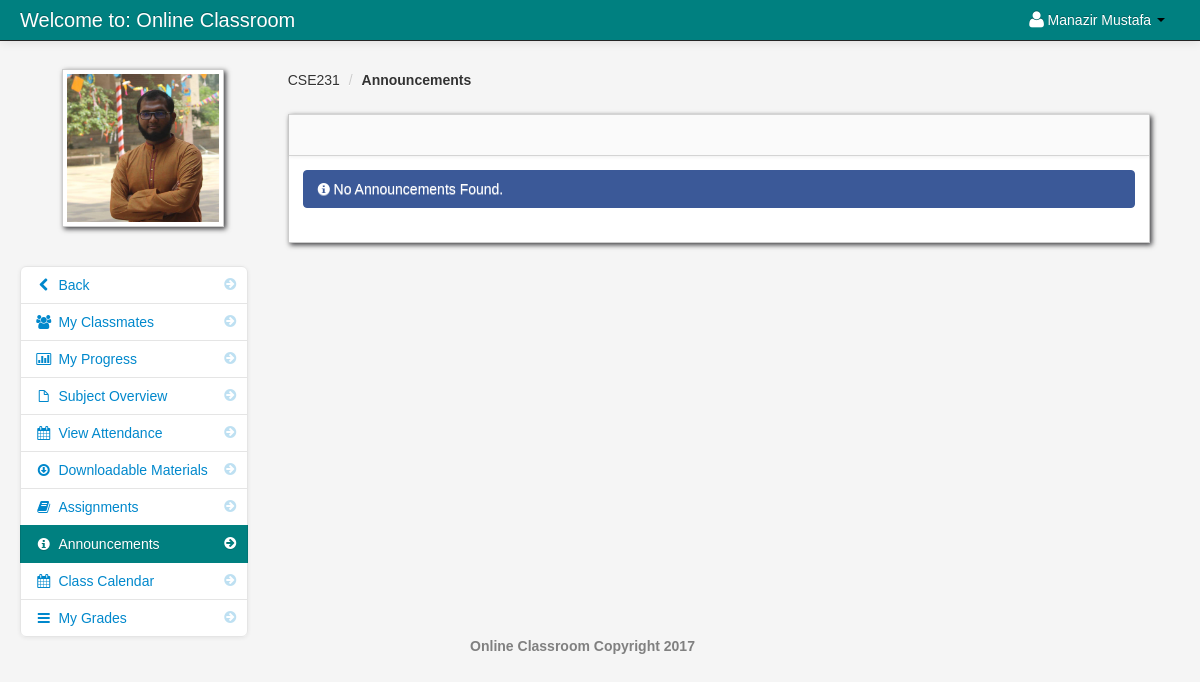
The page /announcements_student.php?id=21 (signed in) on the database its author committed.
### tables this page shows
CREATE TABLE `student` (
  `student_id` int(11) NOT NULL,
  `firstname` varchar(100) NOT NULL,
  `lastname` varchar(100) NOT NULL,
  `class_id` int(11) NOT NULL,
  `username` varchar(100) NOT NULL,
  `password` varchar(100) NOT NULL,
  `email` varchar(100) NOT NULL,
  `contact_number` int(12) NOT NULL,
  `location` varchar(100) NOT NULL,
  `status` varchar(100) NOT NULL
);

CREATE TABLE `teacher_class` (
  `teacher_class_id` int(11) NOT NULL,
  `teacher_id` int(11) NOT NULL,
  `class_id` int(11) NOT NULL,
  `semester` varchar(100) NOT NULL,
  `thumbnails` varchar(100) NOT NULL,
  `school_year` varchar(100) NOT NULL,
  `class_title` varchar(100) NOT NULL,
  `description` longtext NOT NULL,
  `Credit` int(11) NOT NULL,
  `Pre_req` varchar(100) NOT NULL
);

CREATE TABLE `class` (
  `class_id` int(11) NOT NULL,
  `class_name` varchar(100) NOT NULL
);

### session.php (called while the page is built, shortened)
<?php
$session_id=$_SESSION['id'];
?>

### announcements_student.php (the view, shortened to what this page needs)
<?php include('header_dashboard.php'); ?>
<?php include('session.php'); ?>
<?php $get_id = $_GET['id']; ?>
    <body>
		<?php include('navbar_student.php'); ?>
        <div class="container-fluid">
            <div class="row-fluid">
				<?php include('annoucement_link_student.php'); ?>
                <div class="span9" id="content">
                     <div class="row-fluid">
										<?php $class_query = mysql_query("select * from teacher_class
										LEFT JOIN class ON class.class_id = teacher_class.class_id
										where teacher_class_id = '$get_id'")or die(mysql_error());
										$class_row = mysql_fetch_array($class_query);
										?>
					     <ul class="breadcrumb">
							<li><a href="#"><?php echo $class_row['class_name']; ?></a> <span class="divider">/</span></li>
							<li><a href="#"><b>Announcements</b></a></li>
						</ul>
                        <div id="block_bg" class="block">
                            <div class="navbar navbar-inner block-header">
                            </div>
                            <div class="block-content collapse in">
                                <div class="span12">
								 <?php
								 $query_announcement = mysql_query("select * from teacher_class_announcements
																	where  teacher_class_id = '$get_id' order by date DESC
																	")or die(mysql_error());
								$count = mysql_num_rows($query_announcement);
								if ($count > 0){
								 while($row = mysql_fetch_array($query_announcement)){
								 $id = $row['teacher_class_announcements_id'];
								 ?>
											<div class="post"  id="del<?php echo $id; ?>">
											<?php echo $row['content']; ?>
											<hr>
											<strong><i class="icon-calendar"></i> <?php echo $row['date']; ?></strong>
											</div>
								<?php }}else{ ?>
								<div class="alert alert-info"><i class="icon-info-sign"></i> No Announcements Found.</div>
								<?php } ?>
                                </div>
                            </div>
                        </div>
                    </div>
                </div>
                </div>
            </div>
		<?php include('footer.php'); ?>
		<?php include('script.php'); ?>
    </body>
</html>

### navbar_student.php (shortened to what this page needs)
<div class="navbar navbar-fixed-top navbar-inverse">
        <div class="navbar-inner">
            <div class="container-fluid">
                <a class="brand" href="dashboard_student.php">Welcome to: Online Classroom</a>
					<div class="nav-collapse collapse">
						<ul class="nav pull-right">
							<?php $query= mysql_query("select * from student where student_id = '$session_id'")or die(mysql_error());
									$row = mysql_fetch_array($query);
							?>
							<li class="dropdown">
								<a href="#" role="button" class="dropdown-toggle" data-toggle="dropdown"> <i class="icon-user icon-large"></i><?php echo $row['firstname']." ".$row['lastname'];  ?> <i class="caret"></i></a>
							</li>
						</ul>
					</div>
            </div>
        </div>
</div>

### annoucement_link_student.php
<div class="span3" id="sidebar">
	<img id="avatar" src="admin/<?php echo $row['location']; ?>" class="img-polaroid">
		<ul class="nav nav-list bs-docs-sidenav nav-collapse collapse">
				<li class=""><a href="dashboard_student.php"><i class="icon-chevron-right"></i><i class="icon-chevron-left"></i>&nbsp;Back</a></li>
				<li class=""><a href="my_classmates.php<?php echo '?id='.$get_id; ?>"><i class="icon-chevron-right"></i><i class="icon-group"></i>&nbsp;My Classmates</a></li>
				<li class=""><a href="progress.php<?php echo '?id='.$get_id; ?>"><i class="icon-chevron-right"></i><i class="icon-bar-chart"></i>&nbsp;My Progress</a></li>
				<li class=""><a href="subject_overview_student.php<?php echo '?id='.$get_id; ?>"><i class="icon-chevron-right"></i><i class="icon-file"></i>&nbsp;Subject Overview</a></li>
				<li class=""><a href="student_attendance.php<?php echo '?id='.$get_id; ?>"><i class="icon-chevron-right"></i><i class="icon-calendar"></i>&nbsp;View Attendance</a></li>
				<li class=""><a href="downloadable_student.php<?php echo '?id='.$get_id; ?>"><i class="icon-chevron-right"></i><i class="icon-download"></i>&nbsp;Downloadable Materials</a></li>
				<li class=""><a href="assignment_student.php<?php echo '?id='.$get_id; ?>"><i class="icon-chevron-right"></i><i class="icon-book"></i>&nbsp;Assignments</a></li>
				<li class="active"><a href="#"><i class="icon-chevron-right"></i><i class="icon-info-sign"></i>&nbsp;Announcements</a></li>
				<li class=""><a href="class_calendar_student.php<?php echo '?id='.$get_id; ?>"><i class="icon-chevron-right"></i><i class="icon-calendar"></i>&nbsp;Class Calendar</a></li>
				<?php $my_student = mysql_query("SELECT * FROM teacher_class_student where teacher_class_id = '$get_id' and student_id = '$session_id' ")or die(mysql_error());
						while($row = mysql_fetch_array($my_student)){
							$id = $row['teacher_class_student_id'];
						}
				?>
				<li class=""><a href="student_marks.php<?php echo '?id='.$id; ?>"><i class="icon-chevron-right"></i><i class="icon-reorder"></i>&nbsp;My Grades</a></li>
		</ul>
</div>

### admin/assets/styles.css (style rules this page uses)
body { padding-top: 60px; padding-bottom: 40px; background-color: #f5f5f5; }
#content { margin-left:0px; }
.breadcrumb { margin: 0 0 0px; padding: 10px 0px; background-color: transparent; }
.block { background: url("../images/pixel-60fff.png") repeat scroll 0 0 rgba(0, 0, 0, 0) !important; border: 1px solid #ccc; background: white; margin: 1em 0em; border-top: none; -webkit-box-shadow: 2px 2px 5px rgba(0, 0, 6, 0.75); -moz-box-shadow: 2px 2px 5px rgba(0, 0, 6, 0.75); box-shadow: 2px 2px 5px rgba(0, 0, 6, 0.75); }
.block-content { margin: 1em; min-height: .25em; }
.block-header { margin-bottom: 0px; border-right: none; border-left: none; -webkit-border-radius: 0px; -moz-border-radius: 0px; border-radius: 0px; }
.bs-docs-sidenav { max-width: 228px; margin: 30px 0 0; padding: 0; background-color: #fff; -webkit-border-radius: 6px; -moz-border-radius: 6px; border-radius: 6px; -webkit-box-shadow: 0 1px 4px rgba(0,0,0,.065); -moz-box-shadow: 0 1px 4px rgba(0,0,0,.065); box-shadow: 0 1px 4px rgba(0,0,0,.065); }
.bs-docs-sidenav > li > a { display: block; width: 190px \9; margin: 0 0 -1px; padding: 8px 14px; border: 1px solid #e5e5e5; }
.bs-docs-sidenav > li:first-child > a { -webkit-border-radius: 6px 6px 0 0; -moz-border-radius: 6px 6px 0 0; border-radius: 6px 6px 0 0; }
.bs-docs-sidenav > li:last-child > a { -webkit-border-radius: 0 0 6px 6px; -moz-border-radius: 0 0 6px 6px; border-radius: 0 0 6px 6px; }
.bs-docs-sidenav > .active > a { position: relative; z-index: 2; padding: 9px 15px; border: 0; text-shadow: 0 1px 0 rgba(0,0,0,.15); -webkit-box-shadow: inset 1px 0 0 rgba(0,0,0,.1), inset -1px 0 0 rgba(0,0,0,.1); -moz-box-shadow: inset 1px 0 0 rgba(0,0,0,.1), inset -1px 0 0 rgba(0,0,0,.1); box-shadow: inset 1px 0 0 rgba(0,0,0,.1), inset -1px 0 0 rgba(0,0,0,.1); }
.bs-docs-sidenav .icon-chevron-right { float: right; margin-top: 2px; margin-right: -6px; opacity: .25; }
.bs-docs-sidenav .active .icon-chevron-right, .bs-docs-sidenav .active a:hover .icon-chevron-right { opacity: 1; }

### rows shown on the page
student: firstname "Manazir", lastname "Mustafa", location (picture)
teacher_class: class.class_name "CSE231"
